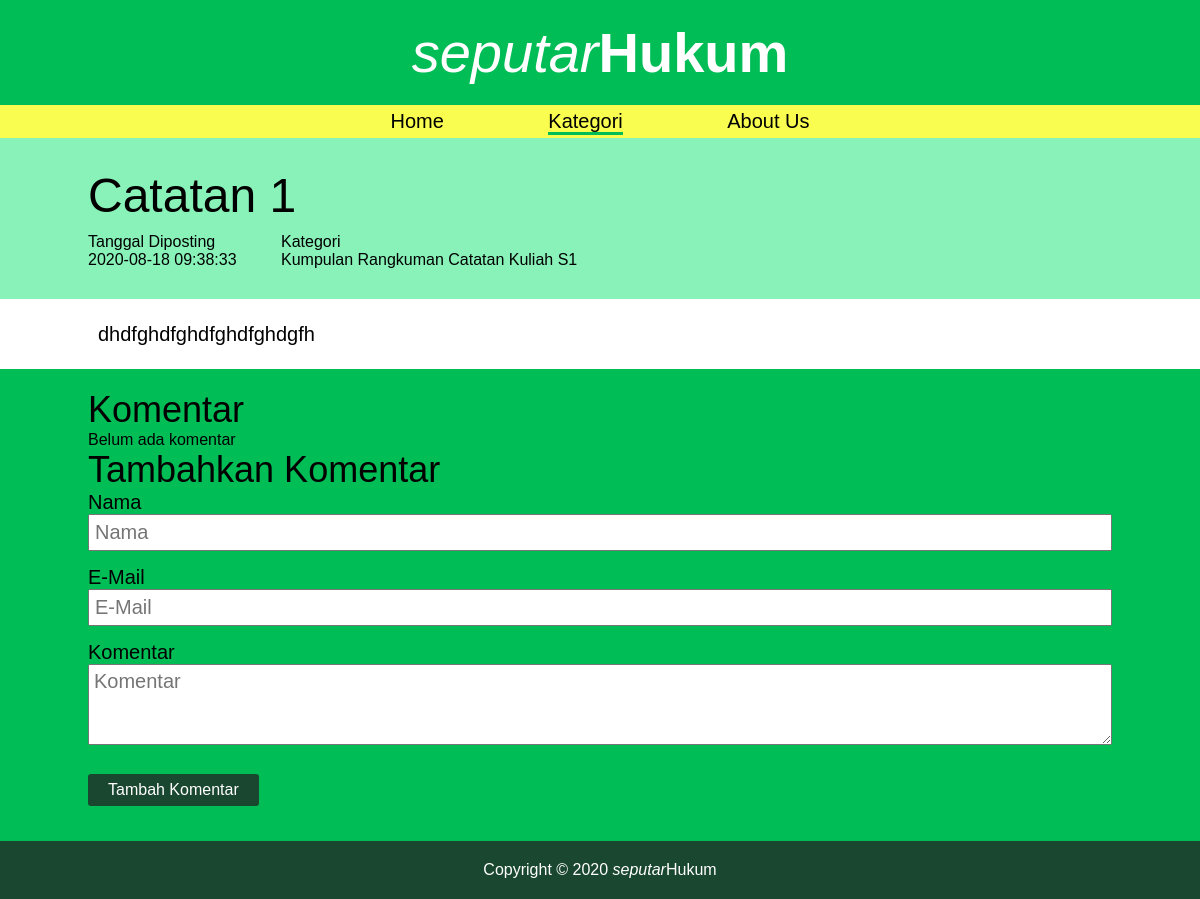
Screenshot of /artikel/46/Catatan 1 with the database file from the repository.
### tables this page shows
CREATE TABLE `artikel` (
  `id_artikel` int(11) NOT NULL,
  `judul` varchar(255) NOT NULL,
  `id_kategori` int(11) NOT NULL,
  `deskripsi` varchar(255) NOT NULL,
  `isi` mediumtext NOT NULL,
  `tgl_dibuat` datetime NOT NULL DEFAULT current_timestamp()
);

CREATE TABLE `kategori` (
  `id_kategori` int(11) NOT NULL,
  `kategori` varchar(255) NOT NULL,
  `deskripsi` varchar(255) NOT NULL
);

### artikel.php (the view, shortened to what this page needs)
<?php
    $id_artikel = isset($_GET['id_artikel']) ? $_GET['id_artikel'] : false;
    if($id_artikel):
        $statementArtikel = $conn->prepare("SELECT*FROM artikel WHERE id_artikel = '$id_artikel'");
        $statementArtikel->execute();
        $result = $statementArtikel->fetch();
        $statementKategori = $conn->prepare("SELECT kategori FROM kategori WHERE id_kategori ='$result[id_kategori]'");
        $statementKategori->execute();
        $kategori = $statementKategori->fetch();
?>
<div class="header-page">
    <div class="container">
        <h2><?= $result['judul'] ?></h2>
        <ul>
            <li><p>Tanggal Diposting </p> <?= $result['tgl_dibuat'] ?></li>
            <li><p>Kategori </p> <?= $kategori['kategori'] ?></li>
        </ul>
    </div>
</div>
<div class="container">
    <div class="container frame-artikel">
        <p><?= $result['isi'] ?></p>
    </div>
</div>
<div class="frame-komentar">
    <div class="container">
        <h2>Komentar</h2>
        <?php
            $stmtKomentar = $conn->prepare("SELECT*FROM komentar WHERE id_artikel='$id_artikel' AND parent_komentar IS NULL ORDER BY tgl_dibuat DESC");
            $stmtKomentar->execute();
            $komentar = $stmtKomentar->fetchAll(PDO::FETCH_ASSOC);
            if(count($komentar) == 0){
                echo "Belum ada komentar";
            }
        ?>
        <h2>Tambahkan Komentar</h2>
        <form action="<?= BASE_URL.'proses/proses_komentar.php?id_artikel='.$id_artikel.'' ?>" method="POST">
            <div class='element-form'>
                <label>Nama</label>
                <span><input type="text" name='nama' placeholder='Nama' required></span>
            </div>
            <div class='element-form'>
                <label>E-Mail</label>
                <span><input type="email" name='email' placeholder='E-Mail' required></span>
            </div>
            <div class='element-form'>
                <label>Komentar</label>
                <span><textarea name='komentar' placeholder='Komentar' rows="3px" required></textarea></span>
            </div>
            <div class='element-form'>
                <span><input type="submit" id="submitKomentar" value="Tambah Komentar" name='btn-komentar'></span>
            </div>
        </form>
    </div>
</div>
<?php
    else:
        echo "maaf artikel tidak terdaftar";
    endif;
?>

### assets/css/style.css (style rules this page uses)
* { font-family: 'Chaparral Pro',sans-serif; margin: 0px; padding: 0px; }
.element-form { margin-bottom: 15px; }
.element-form label { display: block; }
.element-form span { display: block; }
.element-form span input[type=text],input[type="email"], input[type=password], textarea, select { width:100%; padding:5px; box-sizing: border-box; font-size: 20px; }
.element-form span input[type=submit] { background: #1A472F; border: none; color: white; padding: 7px 20px; margin: 10px 0; border-radius: 3px; font-size: 16px; cursor: pointer; }
.container { max-width: 1024px; margin: 10px auto; }
.frame-artikel { font-size: 20px; text-align: justify; line-height: 30px; padding : 10px; word-wrap: break-word; }
.header-page { background: #88F2B8; padding: 20px 10px; }
.header-page h2 { font-size: 48px; font-weight: normal; margin-bottom: 10px; }
.header-page ul li { display: inline-block; list-style: none; margin-right: 40px; }
.frame-komentar { background:#00BD56; padding: 10px; }
.frame-komentar h2 { font-size: 36px; font-weight: normal; }
.frame-komentar label { font-weight: normal; font-size: 20px; }

### rows the page displays
artikel: judul "Catatan 1", tgl_dibuat "2020-08-18 09:38:33", isi "dhdfghdfghdfghdfghdgfh"
kategori: kategori "Kumpulan Rangkuman Catatan Kuliah S1"
